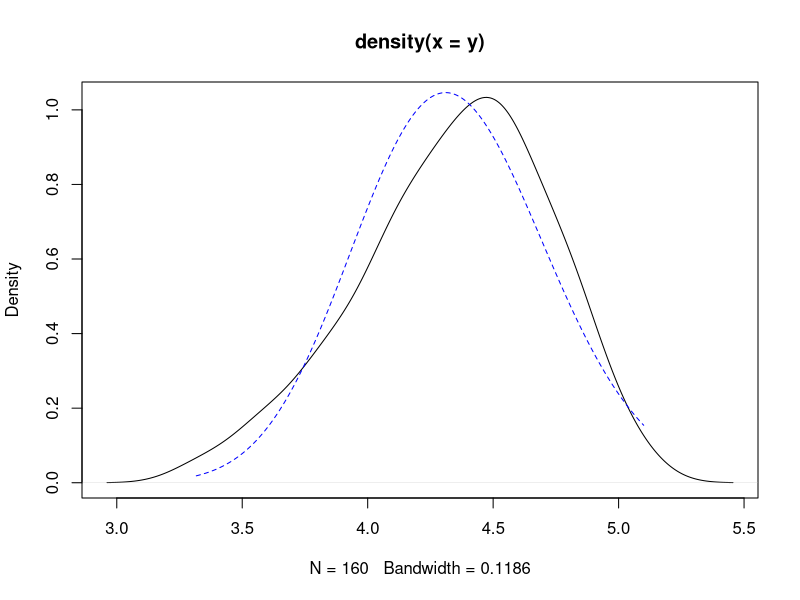
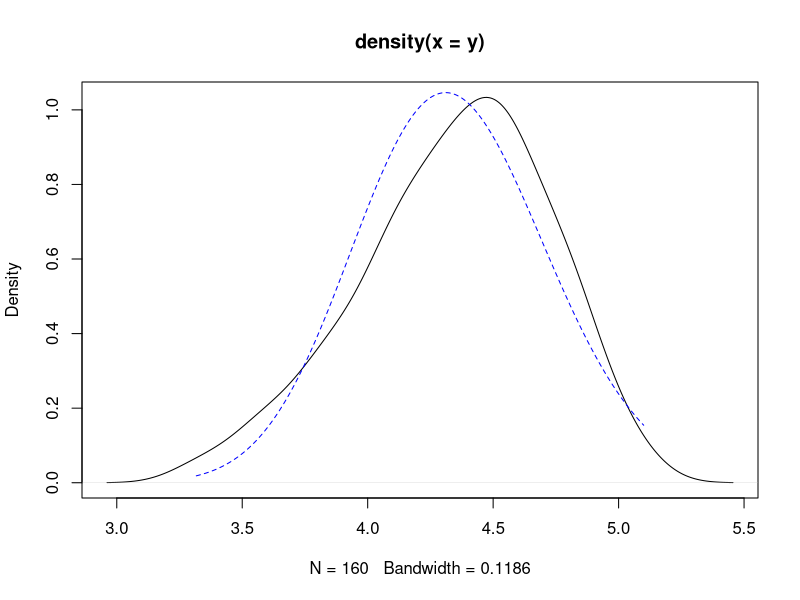
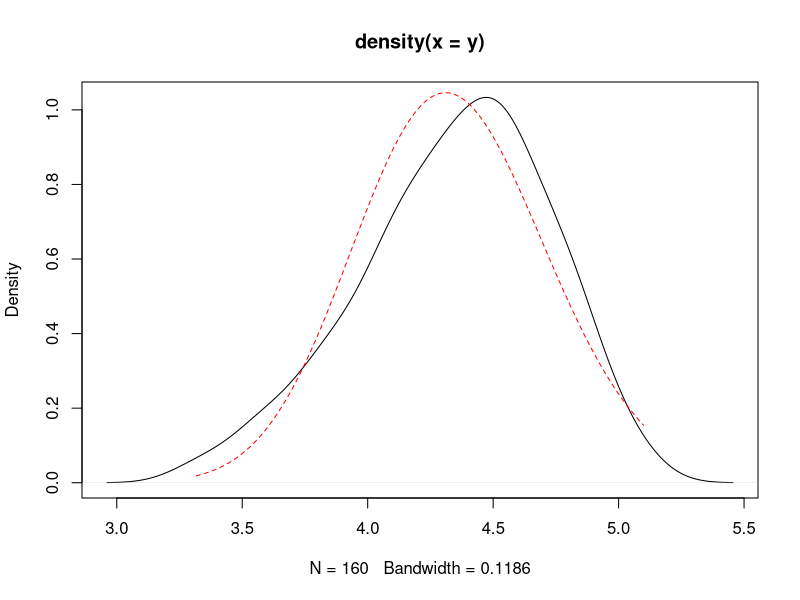
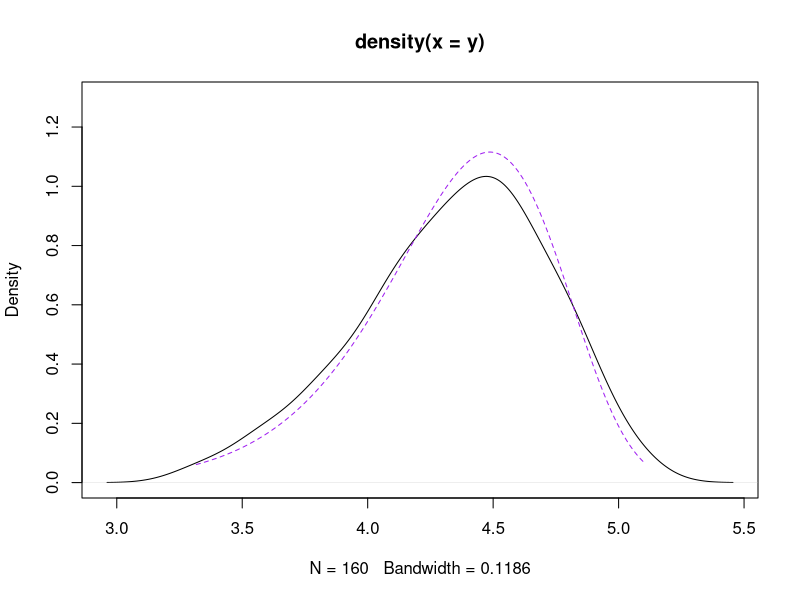

Recreate these plots in R, in order.
## ---- chunk 1
knitr::opts_chunk$set(echo = TRUE)
## ---- chunk 2
#standard log-likelihood function
loglik_fun_norm = function(theta,y){
  mu = theta[1]
  sigma = theta[2]
  sum(dnorm(y,mu,sigma,log=TRUE))
}
#log-likelihood for sigma=exp(theta[2])
loglik_fun_norm_trans = function(theta,y){
  mu = theta[1]
  sigma = exp(theta[2])
  sum(dnorm(y,mu,sigma,log=TRUE))
}
#first we generate some random data
y = rnorm(100,mean=10,sd=3)
#using optim to get MLE
#we use the _trans function and then undo the transformation for the estimate without the transformation
fit_norm_trans = optim(c(0,0),loglik_fun_norm_trans,y=y,control=list(fnscale=-1))
fit_norm = fit_norm_trans
fit_norm$par[2] = exp(fit_norm$par[2])
#using optimHess to get the Hessian
#we use the regular log-likelihood function
fit_norm_hess = optimHess(fit_norm$par,loglik_fun_norm,y=y)
#we convert the Hessian into a variance-covariance matrix
#inversion is achieved using solve
fit_norm_vcov = solve(-fit_norm_hess)
#let's comppare the first element of this to the MLE for sigma^2 divided by n
c(fit_norm_vcov[1,1],fit_norm$par[2]^2/length(y))
## ---- chunk 3
mle_norm = function(y,vcov=TRUE){
  #takes advantage of scoping
  loglik_fun = function(theta){#scoping, looks for y one environment up
    mu = theta[1]
    sigma = theta[2]
    sum(dnorm(y,mu,sigma,log=TRUE))
  }
  #log-likelihood for sigma=exp(theta[2])
  loglik_fun_trans = function(theta){#scoping, looks for y one environment up
    mu = theta[1]
    sigma = exp(theta[2])
    sum(dnorm(y,mu,sigma,log=TRUE))
  }
  #using optim to get MLE
  #we use the _trans function and then undo the transformation for the estimate without the transformation
  fit_trans = optim(c(0,0),loglik_fun_trans,control=list(fnscale=-1)) #scoping, looks for y one environment up
  fit = fit_trans
  fit$par[2] = exp(fit$par[2])
  names(fit$par) = c("mu","sigma") #NAMES ARE GOOD
  if(!vcov){
    return(list(theta=fit$par,loglik=fit$value))
  }else{
    #using optimHess to get the Hessian
    #we use the regular log-likelihood function
    fit_hess = optimHess(fit$par,loglik_fun)#scoping, looks for y one environment up
    #we convert the Hessian into a variance-covariance matrix
    #inversion is achieved using solve
    fit_vcov = solve(-fit_hess)
    rownames(fit_vcov) = colnames(fit_vcov) = names(fit$par)#NAMES ARE COPIED HERE
    return(list(theta=fit$par,loglik=fit$value,vcov=fit_vcov))
  }
}

#test it out
mle_norm(y)
## ---- chunk 4
#standard log-likelihood function
loglik_fun_exp = function(theta,y){
  sum(dexp(y,rate=theta,log=TRUE))
}
#first we generate some random data
x = rexp(1000,rate=4)
#using optimize to get MLE because it is easier
#we use the regular log-likelihood function
fit_exp = optimize(loglik_fun_exp,c(1e-10,1e5),y=x,maximum=TRUE)
#using optimHess to get the Hessian
#we use the regular log-likelihood function
fit_exp_hess = optimHess(fit_exp$maximum,loglik_fun_exp,y=x)[1,1] #1 by 1 matrix - accessing element to get a scalar
#we convert the Hessian into a variance-covariance matrix
#inversion is achieved using solve
fit_exp_vcov = -1/fit_exp_hess
#let's comppare the first element of this to the MLE for theta^2 divided by n
c(fit_exp_vcov,fit_exp$maximum[1]^2/length(x))
## ---- chunk 5
mle_exp = function(y,vcov=TRUE){
  #takes advantage of scoping
  loglik_fun = function(theta){#scoping, looks for y one environment up
    sum(dexp(y,rate=theta,log=TRUE))
  }
  #using optimize to get MLE
  #we use the regular log-likelihood function
  fit = optimize(loglik_fun,c(1e-10,1e5),maximum=TRUE) #scoping, looks for y one environment up
  names(fit$maximum) = "theta" #NAMES ARE GOOD
  if(!vcov){
    return(list(theta=fit$maximum,loglik=fit$objective))
  }else{
    #using optimHess to get the Hessian
    #we use the regular log-likelihood function
    fit_hess = optimHess(fit$maximum,loglik_fun)[1,1] #1 by 1 matrix - accessing element to get a scalar\
    #scoping, looks for y one environment up
    #we convert the Hessian into a variance-covariance matrix
    #inversion is achieved using division
    fit_vcov = -1/fit_hess
    names(fit_vcov) = names(fit$maximum)#NAMES ARE COPIED HERE
    return(list(theta=fit$maximum,loglik=fit$objective,vcov=fit_vcov))
  }
}

#test it out
mle_exp(x)
## ---- chunk 6
data("faithful")
y = faithful$eruptions[faithful$waiting>71]
## ---- chunk 7
mle_gamma_shape_rate = function(y,vcov=TRUE){
  #takes advantage of scoping
  loglik_fun = function(theta){#scoping, looks for y one environment up
    alpha = theta[1]
    beta = theta[2]
    sum(dgamma(y,shape=alpha,rate=beta,log=TRUE))
  }
  loglik_fun_trans = function(theta){#scoping, looks for y one environment up
    alpha = exp(theta[1])
    beta = exp(theta[2])
    sum(dgamma(y,shape=alpha,rate=beta,log=TRUE))
  }
  #using optim to get MLE
  #we use the _trans function and then undo the transformation for the estimate without the transformation
  fit_trans = optim(c(0,0),loglik_fun_trans,control=list(fnscale=-1)) #scoping, looks for y one environment up
  fit = fit_trans
  fit$par[1] = exp(fit$par[1])
  fit$par[2] = exp(fit$par[2])
  names(fit$par) = c("alpha","beta") #NAMES ARE GOOD
  if(!vcov){
    return(list(theta=fit$par,loglik=fit$value))
  }else{
    #using optimHess to get the Hessian
    #we use the regular log-likelihood function
    fit_hess = optimHess(fit$par,loglik_fun)#scoping, looks for y one environment up
    #we convert the Hessian into a variance-covariance matrix
    #inversion is achieved using solve
    fit_vcov = solve(-fit_hess)
    rownames(fit_vcov) = colnames(fit_vcov) = names(fit$par)#NAMES ARE COPIED HERE
    return(list(theta=fit$par,loglik=fit$value,vcov=fit_vcov))
  }
}

## ---- chunk 8
#fitting model
fit_shape_rate = mle_gamma_shape_rate(y) 
print(fit_shape_rate)

#plotting
#let's just see if the density looks okay (spoiler alert, it does not)
plot(density(y))
y_vals_plot = seq(min(y),max(y),length.out = 1000)
dens_fitted_plot = dgamma(y_vals_plot,
                          shape=fit_shape_rate$theta["alpha"],
                          rate=fit_shape_rate$theta["beta"]
                          )
lines(dens_fitted_plot~y_vals_plot,lty=2,col="blue")
## ---- chunk 9
est_alpha = fit_shape_rate$theta["alpha"]
var_est_alpha = fit_shape_rate$vcov["alpha","alpha"]
sd_est_alpha = sqrt(var_est_alpha)
ci_alpha = est_alpha + c(-1,1)*sd_est_alpha*qnorm(0.975)
print(ci_alpha)
## ---- chunk 10
est_beta = fit_shape_rate$theta["beta"]
var_est_beta = fit_shape_rate$vcov["beta","beta"]
sd_est_beta = sqrt(var_est_beta)
ci_beta = est_beta + c(-1,1)*sd_est_beta*qnorm(0.975)
print(ci_beta)
## ---- chunk 11
mle_gamma_shape_scale = function(y,vcov=TRUE){
  #takes advantage of scoping
  loglik_fun = function(theta){#scoping, looks for y one environment up
    alpha = theta[1]
    lambda = theta[2]
    beta = 1/lambda
    sum(dgamma(y,shape=alpha,rate=beta,log=TRUE))
  }
  loglik_fun_trans = function(theta){#scoping, looks for y one environment up
    alpha = exp(theta[1])
    lambda = exp(theta[2])
    beta = 1/lambda
    sum(dgamma(y,shape=alpha,rate=beta,log=TRUE))
  }
  #using optim to get MLE
  #we use the _trans function and then undo the transformation for the estimate without the transformation
  fit_trans = optim(c(0,0),loglik_fun_trans,control=list(fnscale=-1)) #scoping, looks for y one environment up
  fit = fit_trans
  fit$par[1] = exp(fit$par[1])
  fit$par[2] = exp(fit$par[2])
  names(fit$par) = c("alpha","lambda") #NAMES ARE GOOD
  if(!vcov){
    return(list(theta=fit$par,loglik=fit$value))
  }else{
    #using optimHess to get the Hessian
    #we use the regular log-likelihood function
    fit_hess = optimHess(fit$par,loglik_fun)#scoping, looks for y one environment up
    #we convert the Hessian into a variance-covariance matrix
    #inversion is achieved using solve
    fit_vcov = solve(-fit_hess)
    rownames(fit_vcov) = colnames(fit_vcov) = names(fit$par)#NAMES ARE COPIED HERE
    return(list(theta=fit$par,loglik=fit$value,vcov=fit_vcov))
  }
}

fit_shape_scale = mle_gamma_shape_scale(y) 
print(fit_shape_scale)
print(fit_shape_rate)

est_alpha = fit_shape_scale$theta["alpha"]
var_est_alpha = fit_shape_scale$vcov["alpha","alpha"]
sd_est_alpha = sqrt(var_est_alpha)
ci_alpha = est_alpha + c(-1,1)*sd_est_alpha*qnorm(0.95)
print(ci_alpha)

est_lambda = fit_shape_scale$theta["lambda"]
var_est_lambda = fit_shape_scale$vcov["lambda","lambda"]
sd_est_lambda = sqrt(var_est_lambda)
ci_lambda = est_lambda + c(-1,1)*sd_est_lambda*qnorm(0.95)
print(ci_lambda)

plot(density(y))
y_vals_plot = seq(min(y),max(y),length.out = 1000)
dens_fitted_plot = dgamma(y_vals_plot,shape=fit_shape_scale$theta["alpha"],scale=fit_shape_scale$theta["lambda"])
lines(dens_fitted_plot~y_vals_plot,lty=2,col="blue")
## ---- chunk 12
mle_gamma_shape_mean = function(y,vcov=TRUE){
  #takes advantage of scoping
  loglik_fun = function(theta){#scoping, looks for y one environment up
    alpha = theta[1]
    mean = theta[2]
    beta = alpha/mean
    sum(dgamma(y,shape=alpha,rate=beta,log=TRUE))
  }
  loglik_fun_trans = function(theta){#scoping, looks for y one environment up
    alpha = exp(theta[1])
    mean = exp(theta[2])
    beta = alpha/mean
    sum(dgamma(y,shape=alpha,rate=beta,log=TRUE))
  }
  #using optim to get MLE
  #we use the _trans function and then undo the transformation for the estimate without the transformation
  fit_trans = optim(c(0,0),loglik_fun_trans,control=list(fnscale=-1)) #scoping, looks for y one environment up
  fit = fit_trans
  fit$par[1] = exp(fit$par[1])
  fit$par[2] = exp(fit$par[2])
  names(fit$par) = c("alpha","mean") #NAMES ARE GOOD
  if(!vcov){
    return(list(theta=fit$par,loglik=fit$value))
  }else{
    #using optimHess to get the Hessian
    #we use the regular log-likelihood function
    fit_hess = optimHess(fit$par,loglik_fun)#scoping, looks for y one environment up
    #we convert the Hessian into a variance-covariance matrix
    #inversion is achieved using solve
    fit_vcov = solve(-fit_hess)
    rownames(fit_vcov) = colnames(fit_vcov) = names(fit$par)#NAMES ARE COPIED HERE
    return(list(theta=fit$par,loglik=fit$value,vcov=fit_vcov))
  }
}

fit_shape_mean = mle_gamma_shape_mean(y) 
print(fit_shape_mean)

est_alpha = fit_shape_mean$theta["alpha"]
var_est_alpha = fit_shape_mean$vcov["alpha","alpha"]
sd_est_alpha = sqrt(var_est_alpha)
ci_alpha = est_alpha + c(-1,1)*sd_est_alpha*qnorm(0.95)
print(ci_alpha)

est_mean = fit_shape_mean$theta["mean"]
var_est_mean = fit_shape_mean$vcov["mean","mean"]
sd_est_mean = sqrt(var_est_mean)
ci_mean = est_mean + c(-1,1)*sd_est_mean*qnorm(0.95)
print(ci_mean)

plot(density(y))
y_vals_plot = seq(min(y),max(y),length.out = 1000)
dens_fitted_plot = dgamma(y_vals_plot,shape=fit_shape_mean$theta["alpha"],
                          rate=((fit_shape_mean$theta["alpha"])/(fit_shape_mean$theta["mean"])))
lines(dens_fitted_plot~y_vals_plot,lty=2,col="red")
## ---- chunk 13
mle_weibull_shape_scale = function(y,vcov=TRUE){
  #takes advantage of scoping
  loglik_fun = function(theta){#scoping, looks for y one environment up
    k = theta[1]
    lambda = theta[2]
    sum(dweibull(y,shape=k,scale=lambda,log=TRUE))
  }
  loglik_fun_trans = function(theta){#scoping, looks for y one environment up
    k = exp(theta[1])
    lambda = exp(theta[2])
    sum(dweibull(y,shape=k,scale=lambda,log=TRUE))
  }
  #using optim to get MLE
  #we use the _trans function and then undo the transformation for the estimate without the transformation
  fit_trans = optim(c(0,0),loglik_fun_trans,control=list(fnscale=-1)) #scoping, looks for y one environment up
  fit = fit_trans
  fit$par[1] = exp(fit$par[1])
  fit$par[2] = exp(fit$par[2])
  names(fit$par) = c("k","lambda") #NAMES ARE GOOD
  if(!vcov){
    return(list(theta=fit$par,loglik=fit$value))
  }else{
    #using optimHess to get the Hessian
    #we use the regular log-likelihood function
    fit_hess = optimHess(fit$par,loglik_fun)#scoping, looks for y one environment up
    #we convert the Hessian into a variance-covariance matrix
    #inversion is achieved using solve
    fit_vcov = solve(-fit_hess)
    rownames(fit_vcov) = colnames(fit_vcov) = names(fit$par)#NAMES ARE COPIED HERE
    return(list(theta=fit$par,loglik=fit$value,vcov=fit_vcov))
  }
}

fit_shape_scale_w = mle_weibull_shape_scale(y)

est_k = fit_shape_scale_w$theta["k"]
var_est_k = fit_shape_scale_w$vcov["k","k"]
sd_est_k = sqrt(var_est_k)
ci_k = est_k + c(-1,1)*sd_est_k*qnorm(0.95)
print(ci_k)

est_lambda = fit_shape_scale_w$theta["lambda"]
var_est_lambda = fit_shape_scale_w$vcov["lambda","lambda"]
sd_est_lambda = sqrt(var_est_lambda)
ci_lambda = est_lambda + c(-1,1)*sd_est_lambda*qnorm(0.95)
print(ci_lambda)

plot(density(y),ylim=c(0,1.3))
y_vals_plot = seq(min(y),max(y),length.out = 1000)
dens_fitted_plot = dweibull(y_vals_plot,shape=fit_shape_scale_w$theta["k"],scale=fit_shape_scale_w$theta["lambda"])
lines(dens_fitted_plot~y_vals_plot,lty=2,col="purple")
